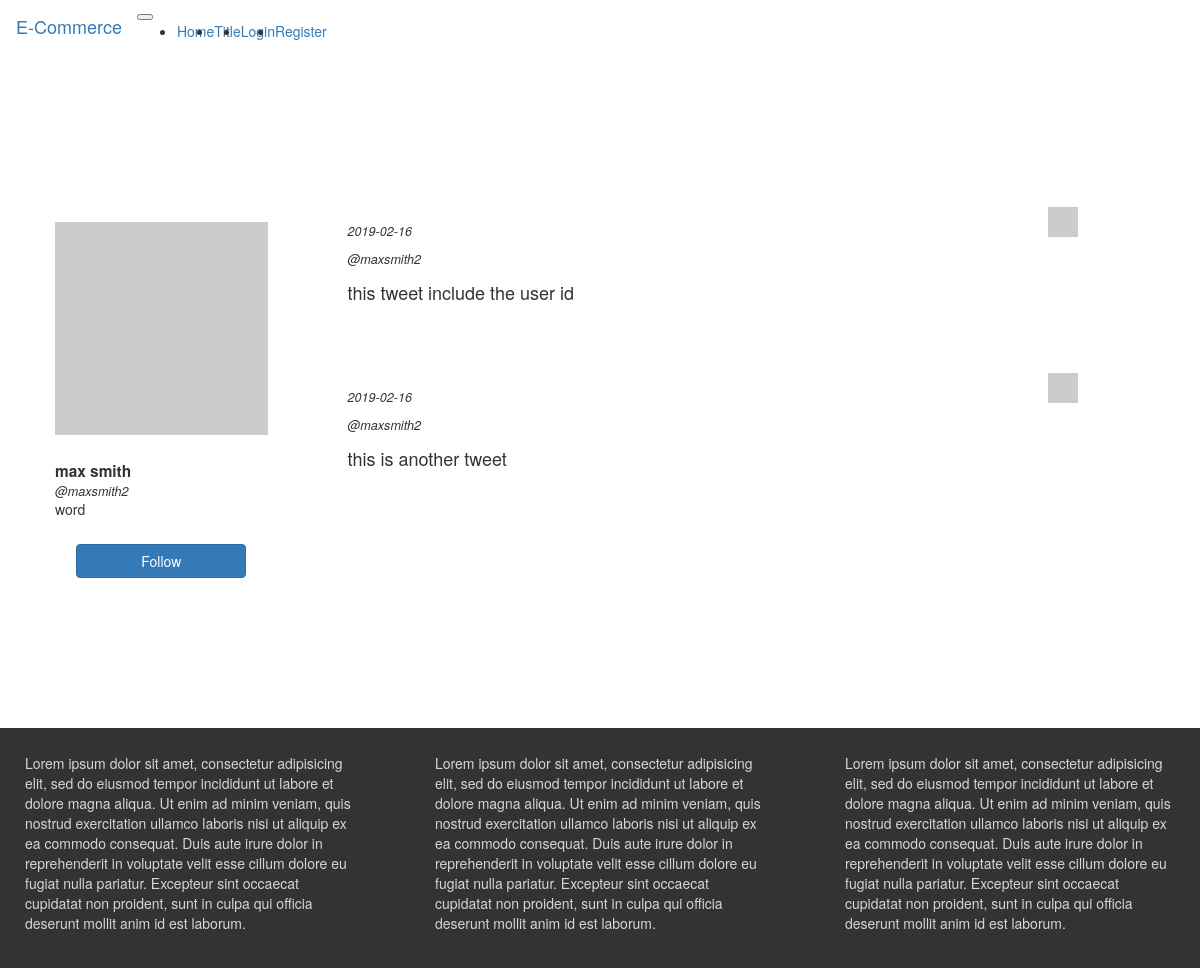
The app's page /posts/maxsmith2 with its own data.
### app/models.py (models this page shows, shortened)
class User(db.Model, UserMixin):
    id = db.Column(db.Integer, primary_key=True)
    first_name = db.Column(db.String(50))
    last_name = db.Column(db.String(50))
    age = db.Column(db.Integer)
    bio = db.Column(db.String(150))
    url = db.Column(db.String(150))
    username = db.Column(db.String(30), unique=True, index=True)
    email = db.Column(db.String(120), unique=True)
    password_hash = db.Column(db.String(256))
    posts = db.relationship('Post', backref=db.backref('user', lazy='joined'))

class Post(db.Model):
    post_id = db.Column(db.Integer, primary_key=True)
    user_id = db.Column(db.Integer, db.ForeignKey('user.id'))
    tweet = db.Column(db.String(140))
    date_posted = db.Column(db.DateTime, default=datetime.now().date())

### app/routes.py (the view)
@login_required #decorator
@app.route('/posts/<username>', methods=['GET', 'POST'])
def posts(username):
    form = PostForm()
    person = User.query.filter_by(username=username).first()
    if form.validate_on_submit():
        tweet = form.tweet.data
        post = Post(tweet=tweet, user_id=current_user.id)
        db.session.add(post)
        db.session.commit()
        return redirect(url_for('posts', username=username))
    return render_template('posts.html', person=person, title='Posts', form=form, username=username) #tweets=tweets,

### app/templates/posts.html (shortened to what this page needs)
{% extends 'base.html' %}
{% import 'bootstrap/wtf.html' as wtf %}
{% block app_content %}
  <div class="container top-margin-lg">
    <div class="row">
      <div class="col-md-3">
        <div class="card">
          <div class="card-img-top">
            <img src="{{ person.url }}" alt="Profile Image" class="product-img">
          </div>
          <div class="card-title">{{ person.first_name }} {{ person.last_name }}</div>
          <div class="card-subtitle">@{{ person.username }}</div>
          <div class="card-text">
            <p>{{ person.bio }}</p>
          </div>
          <button class="btn btn-primary">Follow</button>
        </div>
      </div>
      <div class="col-md-8 offset-md-1">
        {% for post in person.posts %}
          <div class="row top-margin-sm">
            <div class="col-md-12">
              <div class="card">
                <img src="http://placehold.it/30x30" alt="Profile Image" class="prof_pic">
                <p class="card-subtitle">{{ post.date_posted.date() }}</p>
                <p class="card-subtitle">@{{ person.username }}</p>
                <h4>{{ post.tweet }}</h4>
              </div>
            </div>
          </div>
        {% endfor %}
      </div>
    </div>
  </div>
{% endblock %}

### app/templates/base.html (shortened to what this page needs)
{% extends 'bootstrap/base.html' %}
{% block styles %}
  {{ super() }}
  <link rel="stylesheet" href="../static/css/main.css">
{% endblock %}
{% block navbar %}
<div class="row">
  <div class="col-md-12">
    <nav class="navbar navbar-expand-lg navbar-dark bg-dark">
      <a class="navbar-brand" href="{{ url_for('index') }}">E-Commerce</a>
      <button class="navbar-toggler" type="button" data-toggle="collapse" data-target="#navbarSupportedContent" aria-controls="navbarSupportedContent" aria-expanded="false" aria-label="Toggle navigation">
      </button>
      <div class="collapse navbar-collapse" id="navbarSupportedContent">
        <ul class="navbar-nav mr-auto">
          {% if title == 'Home' %}
            <li class="nav-item active">
          {% else %}
            <li class="nav-item">
          {% endif %}
            <a class="nav-link" href="{{ url_for('index') }}">Home <span class="sr-only">(current)</span></a>
          </li>
          {% if title == 'Title' %}
            <li class="nav-item active">
          {% else %}
            <li class="nav-item">
          {% endif %}
            <a class="nav-link" href="{{ url_for('title') }}">Title</a>
          </li>
          {% if current_user.is_authenticated %}
            <li class="nav-item">
              <a class="nav-link" href="{{ url_for('logout') }}">Logout</a>
            </li>
          {% else %}
            {% if title == 'Login' %}
              <li class="nav-item active">
            {% else %}
              <li class="nav-item">
            {% endif %}
              <a class="nav-link" href="{{ url_for('login') }}">Login</a>
            </li>
            {% if title == 'Register' %}
              <li class="nav-item active">
            {% else %}
              <li class="nav-item">
            {% endif %}
              <a class="nav-link" href="{{ url_for('register') }}">Register</a>
            </li>
          {% endif %}
        </ul>
      </div>
    </nav>
  </div>
</div>
{% endblock %}
{% block content %}
  {% block app_content %}{% endblock %}
  <footer>
    <div class="row top-margin-lg">
      <div class="col-md-4">
        <p>Lorem ipsum dolor sit amet, consectetur adipisicing elit, sed do eiusmod tempor incididunt ut labore et dolore magna aliqua. Ut enim ad minim veniam, quis nostrud exercitation ullamco laboris nisi ut aliquip ex ea commodo consequat. Duis aute irure dolor in reprehenderit in voluptate velit esse cillum dolore eu fugiat nulla pariatur. Excepteur sint occaecat cupidatat non proident, sunt in culpa qui officia deserunt mollit anim id est laborum.</p>
      </div>
      <div class="col-md-4">
        <p>Lorem ipsum dolor sit amet, consectetur adipisicing elit, sed do eiusmod tempor incididunt ut labore et dolore magna aliqua. Ut enim ad minim veniam, quis nostrud exercitation ullamco laboris nisi ut aliquip ex ea commodo consequat. Duis aute irure dolor in reprehenderit in voluptate velit esse cillum dolore eu fugiat nulla pariatur. Excepteur sint occaecat cupidatat non proident, sunt in culpa qui officia deserunt mollit anim id est laborum.</p>
      </div>
      <div class="col-md-4">
        <p>Lorem ipsum dolor sit amet, consectetur adipisicing elit, sed do eiusmod tempor incididunt ut labore et dolore magna aliqua. Ut enim ad minim veniam, quis nostrud exercitation ullamco laboris nisi ut aliquip ex ea commodo consequat. Duis aute irure dolor in reprehenderit in voluptate velit esse cillum dolore eu fugiat nulla pariatur. Excepteur sint occaecat cupidatat non proident, sunt in culpa qui officia deserunt mollit anim id est laborum.</p>
      </div>
    </div>
  </footer>
{% endblock %}

### app/static/css/main.css (style rules this page uses)
body { overflow-x: hidden; }
.top-margin-lg { margin-top: 100px; }
.top-margin-sm { margin-top: 25px; }
.card { padding: 25px; }
.product-img { display: block; margin: 25px auto; width: 100% }
.card-title { font-weight: bold; font-size: 110%; }
.card-subtitle { font-style: italic; font-size: 90%; }
.card > button { display: block; margin: 25px auto; width: 80%; }
.prof_pic { width: 30px; height: 30px; margin-bottom: 10px; float: right; position: absolute; top: 10px; right: 10px; }
.card>h4 { margin-top: 15px; }
footer { background-color: rgba(0, 0, 0, 0.8); }
footer p { padding: 25px; color: rgba(255, 255, 255, 0.8); }

### records on screen
User: first_name "max", last_name "smith", username "maxsmith2", bio "word"
Post: date_posted "2019-02-16", tweet "this tweet include the user id"
Post: date_posted "2019-02-16", tweet "this is another tweet"
